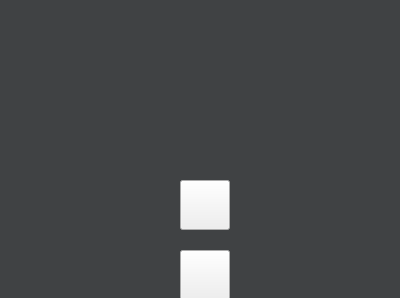
<?xml version="1.0" encoding="UTF-8"?>
<ui version="4.0">
 <class>PlanFrame</class>
 <widget class="QWidget" name="PlanFrame">
  <property name="geometry">
   <rect>
    <x>0</x>
    <y>0</y>
    <width>400</width>
    <height>298</height>
   </rect>
  </property>
  <property name="windowTitle">
   <string>Form</string>
  </property>
  <property name="styleSheet">
   <string notr="true"/>
  </property>
  <widget class="QScrollArea" name="scrollArea">
   <property name="geometry">
    <rect>
     <x>0</x>
     <y>0</y>
     <width>400</width>
     <height>301</height>
    </rect>
   </property>
   <property name="font">
    <font>
     <pointsize>13</pointsize>
    </font>
   </property>
   <property name="styleSheet">
    <string notr="true">#scrollArea{border:none;}</string>
   </property>
   <property name="lineWidth">
    <number>0</number>
   </property>
   <property name="widgetResizable">
    <bool>true</bool>
   </property>
   <property name="alignment">
    <set>Qt::AlignCenter</set>
   </property>
   <widget class="QWidget" name="scrollAreaWidgetContents">
    <property name="geometry">
     <rect>
      <x>0</x>
      <y>0</y>
      <width>400</width>
      <height>301</height>
     </rect>
    </property>
    <property name="styleSheet">
     <string notr="true">#scrollAreaWidgetContents{background:#404244;}</string>
    </property>
   </widget>
  </widget>
  <widget class="FButton" name="sortBtn">
   <property name="geometry">
    <rect>
     <x>180</x>
     <y>250</y>
     <width>50</width>
     <height>50</height>
    </rect>
   </property>
   <property name="minimumSize">
    <size>
     <width>50</width>
     <height>50</height>
    </size>
   </property>
   <property name="icon">
    <iconset resource="../resource.qrc">
     <normaloff>:/image/dark/resource/image/dark/sort.png</normaloff>:/image/dark/resource/image/dark/sort.png</iconset>
   </property>
   <property name="borderRadius">
    <number>25</number>
   </property>
   <property name="bgColor">
    <string>#303133</string>
   </property>
   <property name="maxShadow">
    <number>15</number>
   </property>
  </widget>
  <widget class="FButton" name="fButton">
   <property name="geometry">
    <rect>
     <x>180</x>
     <y>180</y>
     <width>50</width>
     <height>50</height>
    </rect>
   </property>
   <property name="minimumSize">
    <size>
     <width>50</width>
     <height>50</height>
    </size>
   </property>
   <property name="font">
    <font>
     <family>Microsoft Sans Serif</family>
     <pointsize>28</pointsize>
     <underline>false</underline>
     <kerning>true</kerning>
    </font>
   </property>
   <property name="toolTip">
    <string>添加新计划</string>
   </property>
   <property name="text">
    <string/>
   </property>
   <property name="icon">
    <iconset resource="../resource.qrc">
     <normaloff>:/image/dark/resource/image/dark/add_file_2.png</normaloff>:/image/dark/resource/image/dark/add_file_2.png</iconset>
   </property>
   <property name="borderRadius">
    <number>25</number>
   </property>
   <property name="bgColor">
    <string>#303133</string>
   </property>
   <property name="maxShadow">
    <number>15</number>
   </property>
  </widget>
 </widget>
 <customwidgets>
  <customwidget>
   <class>FButton</class>
   <extends>QPushButton</extends>
   <header>fbutton.h</header>
  </customwidget>
 </customwidgets>
 <resources>
  <include location="../resource.qrc"/>
 </resources>
 <connections/>
</ui>
